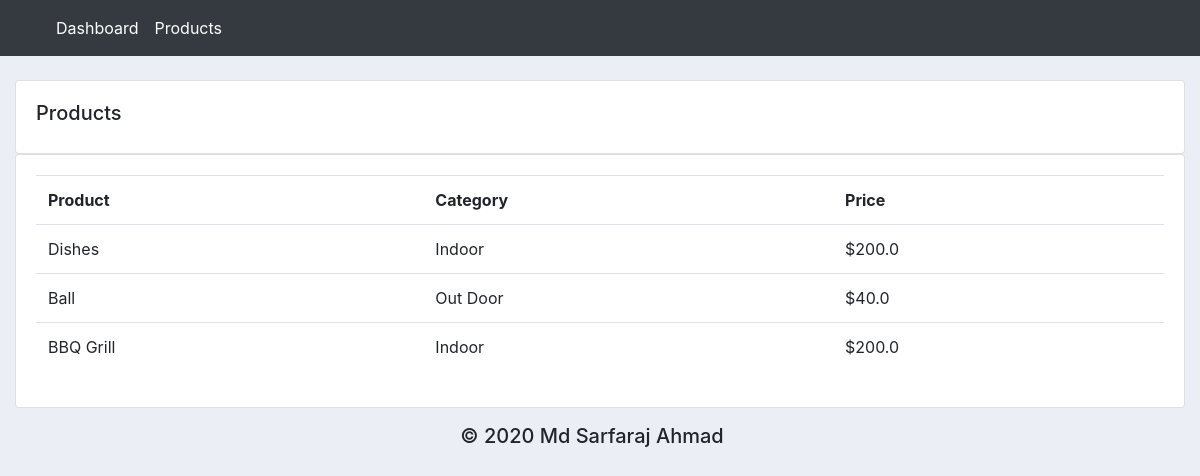
Screenshot of /products/ with the database file from the repository.
### ecom/models.py (models this page shows, shortened)
class Product(models.Model):
    CATEGORY = (
        ('Indoor', 'Indoor'),
        ('Out Door', 'Out Door'),
    )
    name = models.CharField(max_length=200, null=True)
    price = models.FloatField(null=True)
    category = models.CharField(max_length=200, null=True, choices=CATEGORY)
    description = models.TextField()
    date_created = models.DateTimeField(
        auto_now_add=True, null=True, blank=True)

### ecom/views.py (the view)
# urls.py: path('products/', views.products, name="products"),
def products(request):
    products = Product.objects.all()
    context = {'products': products}
    return render(request, 'accounts/products.html', context)

### ecom/templates/accounts/products.html
{% extends 'accounts/main_template.html' %}
{% block content %}
<br>
<div class="row">
    <div class="col-md">
        <div class="card card-body">
            <h5>Products</h5>
        </div>
        <div class="card card-body">
            <table class="table">
                <tr>
                    <th>Product</th>
                    <th>Category</th>
                    <th>Price</th>
                </tr>
                {% for product in products %}
                <tr>
                    <td>{{product.name}}</td>
                    <td>{{product.category}}</td>
                    <td>${{product.price}}</td>
                </tr>
                {% endfor %}
            </table>
        </div>
    </div>
</div>
{% endblock content %}

### ecom/templates/accounts/main_template.html (style rules this page uses)
body { background-color: #ebeff5; }

### rows the page displays
Product: name "Dishes", category "Indoor", price "200.0"
Product: name "Ball", category "Out Door", price "40.0"
Product: name "BBQ Grill", category "Indoor", price "200.0"
